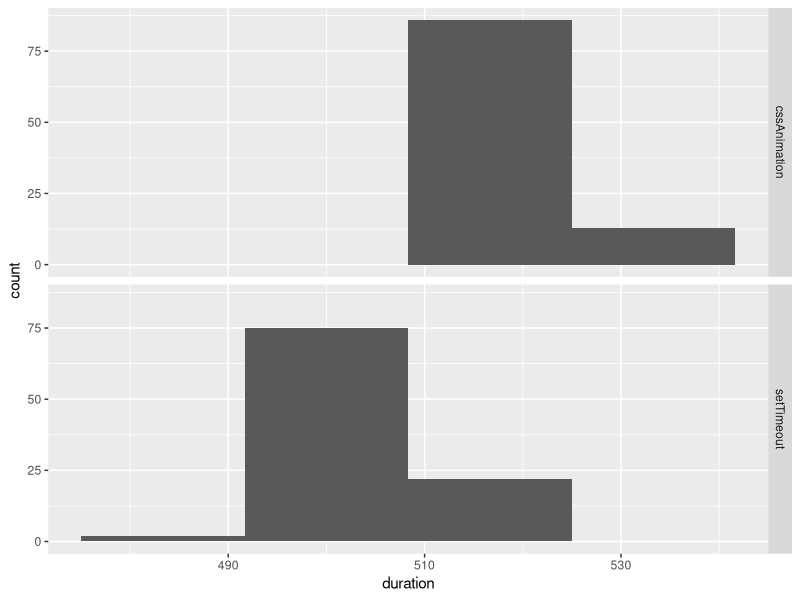

Write R code to recreate this figure.
## ---- chunk 1
library(readr)
library(tidyr)
library(dplyr)
library(ggplot2)
## ---- chunk 2
data.set.timeout <- read_tsv('data/setTimeout.txt') %>% select(c('Opto 3 Onset','Opto 3 Offset'))
data.css.animation <- read_tsv('data/cssAnimation.txt') %>% select(c('Opto 3 Onset', 'Opto 3 Offset'))
## ---- chunk 3
data.set.timeout.calc <- data.set.timeout %>% mutate(duration = `Opto 3 Onset` - lag(`Opto 3 Offset`)) %>%
  filter(!is.na(duration)) %>% mutate(type="setTimeout") %>% select(type, duration) 
data.css.animation.calc <- data.css.animation %>% mutate(duration = `Opto 3 Onset` - lag(`Opto 3 Offset`)) %>%
  filter(!is.na(duration)) %>% mutate(type="cssAnimation") %>% select(type, duration) 

data.all <- rbind(data.set.timeout.calc, data.css.animation.calc)
## ---- chunk 4
data.all %>% group_by(type,duration) %>% summarize(count=n())
## ---- chunk 5
ggplot(data.all, aes(x=duration))+geom_histogram(bins=4)+facet_grid(type~.)
